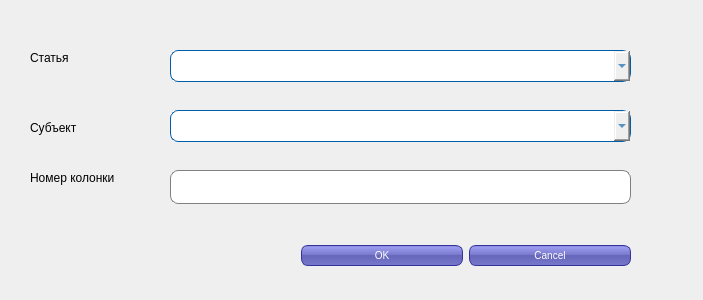
<?xml version="1.0" encoding="UTF-8"?>
<ui version="4.0">
 <class>RptColumnEditForm</class>
 <widget class="QDialog" name="RptColumnEditForm">
  <property name="geometry">
   <rect>
    <x>0</x>
    <y>0</y>
    <width>703</width>
    <height>300</height>
   </rect>
  </property>
  <property name="windowTitle">
   <string>RptColumnEditForm</string>
  </property>
  <property name="toolTipDuration">
   <number>-4</number>
  </property>
  <property name="styleSheet">
   <string notr="true">QPushButton {
color: white;
background-color: QLinearGradient( x1: 0, y1: 0, x2: 0, y2: 1, stop: 0 #88d, stop: 0.1 #99e, stop: 0.49 #77c, stop: 0.5 #66b, stop: 1 #77c);
border-width: 1px;
border-color: #339;
border-style: solid;
border-radius: 7;
padding: 3px;
font-size: 10px;
padding-left: 5px;
padding-right: 5px;
min-width: 150px;
max-width: 150px;
min-height: 13px;
max-height: 13px;
}
QLineEdit {
padding: 1px;
border-style: solid;
border: 1px solid gray;
border-radius: 8px;
 min-height: 30px;
}
QComboBox {
   background: qlineargradient(
   x1:0, y1:0, x2:0, y2:1,
   stop:0 #f9f9f9,
   stop: 0.5 #c6c6c6,
   stop: 0.6 #dfdfdf,
   stop:1 #f9f9f9 );
   border-style: solid;
   border-width: 1px;
   border-color: rgb(0, 93, 168);
   border-radius: 8px;
   color: rgb(0, 93, 168);
   min-width: 170px;
   min-height: 30px;
   padding-left: 15px;
}
QComboBox:on {
   border-radius: 30px;
   background:transparent;
}
QComboBox::drop-down {
   image: url(:/bwt/downarrow.png);
   subcontrol-position: center right;
   margin-right: 10px;
}
QComboBox QAbstractItemView::item {
   padding: 10px 10px 10px 10px;
}
QComboBox QAbstractItemView {
   color: rgb(0, 93, 168);
   background: transparent;
}
QComboBox QListView::item {
   background: qradialgradient(
   cx: 0.5, cy: -1.6, fx: 0.5, fy: 0,
   radius: 2,
   stop: 0 #C4C4C4,
   stop: 1 #DBDBDB );
   border-style: solid;
   border-width: 1px;
   border-color: rgb(0, 93, 168);
   border-radius: 20px;
}</string>
  </property>
  <widget class="QDialogButtonBox" name="buttonBox">
   <property name="geometry">
    <rect>
     <x>290</x>
     <y>240</y>
     <width>341</width>
     <height>32</height>
    </rect>
   </property>
   <property name="orientation">
    <enum>Qt::Horizontal</enum>
   </property>
   <property name="standardButtons">
    <set>QDialogButtonBox::Cancel|QDialogButtonBox::Ok</set>
   </property>
  </widget>
  <widget class="QLabel" name="label">
   <property name="geometry">
    <rect>
     <x>30</x>
     <y>50</y>
     <width>71</width>
     <height>16</height>
    </rect>
   </property>
   <property name="text">
    <string>Статья</string>
   </property>
  </widget>
  <widget class="QLabel" name="label_2">
   <property name="geometry">
    <rect>
     <x>30</x>
     <y>120</y>
     <width>81</width>
     <height>16</height>
    </rect>
   </property>
   <property name="text">
    <string>Субъект</string>
   </property>
  </widget>
  <widget class="QLabel" name="label_3">
   <property name="geometry">
    <rect>
     <x>30</x>
     <y>170</y>
     <width>111</width>
     <height>16</height>
    </rect>
   </property>
   <property name="text">
    <string>Номер колонки</string>
   </property>
  </widget>
  <widget class="QComboBox" name="comboBoxArticle">
   <property name="geometry">
    <rect>
     <x>170</x>
     <y>50</y>
     <width>461</width>
     <height>32</height>
    </rect>
   </property>
  </widget>
  <widget class="QComboBox" name="comboBoxSubject">
   <property name="geometry">
    <rect>
     <x>170</x>
     <y>110</y>
     <width>461</width>
     <height>32</height>
    </rect>
   </property>
  </widget>
  <widget class="QLineEdit" name="lineEdit">
   <property name="geometry">
    <rect>
     <x>170</x>
     <y>170</y>
     <width>461</width>
     <height>34</height>
    </rect>
   </property>
  </widget>
 </widget>
 <resources/>
 <connections>
  <connection>
   <sender>buttonBox</sender>
   <signal>accepted()</signal>
   <receiver>RptColumnEditForm</receiver>
   <slot>accept()</slot>
   <hints>
    <hint type="sourcelabel">
     <x>248</x>
     <y>254</y>
    </hint>
    <hint type="destinationlabel">
     <x>157</x>
     <y>274</y>
    </hint>
   </hints>
  </connection>
  <connection>
   <sender>buttonBox</sender>
   <signal>rejected()</signal>
   <receiver>RptColumnEditForm</receiver>
   <slot>reject()</slot>
   <hints>
    <hint type="sourcelabel">
     <x>316</x>
     <y>260</y>
    </hint>
    <hint type="destinationlabel">
     <x>286</x>
     <y>274</y>
    </hint>
   </hints>
  </connection>
 </connections>
</ui>
